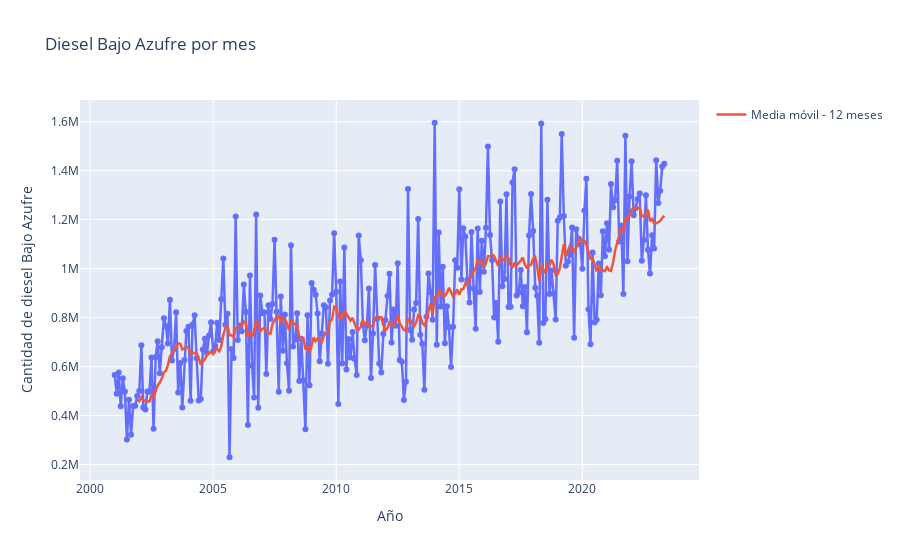

This figure's notebook cell:
### Code cell
data_dba.freq = 'M'

data_dba = data_dba.copy() 
data_dba['media_movil'] = data_dba['diesel'].rolling(window=12).mean()
rolling_mean = data_dba['diesel'].rolling(window=12).mean()

fig = px.line(data_dba, x='fecha', y='diesel', labels={'diesel': 'Cantidad de diesel Bajo Azufre'}, title='Diesel Bajo Azufre por mes', markers=True)
fig.add_scatter(x=data_dba['fecha'], y=rolling_mean, mode='lines', name='Media móvil - 12 meses')

meses = ['Enero', 'Febrero', 'Marzo', 'Abril', 'Mayo', 'Junio', 'Julio', 'Agosto', 'Septiembre', 'Octubre', 'Noviembre', 'Diciembre']

fig.update_xaxes(tickformat="%Y", title_text='Año')
fig.update_traces(line=dict(width=2.5))
fig.show()

### Figure 1 — Plotly figure (JSON) as saved in the notebook; plotly's stock layout.template omitted (floating-point values rounded to 4 significant figures; data arrays with more than 128 entries replaced by an {"elided": "..."} marker saying what was removed)
{"data": [{"hovertemplate": "fecha=%{x}<br>Cantidad de diesel Bajo Azufre=%{y}<extra></extra>", "legendgroup": "", "line": {"color": "#636efa", "dash": "solid", "width": 2.5}, "marker": {"symbol": "circle"}, "mode": "markers+lines", "name": "", "orientation": "v", "showlegend": false, "type": "scatter", "x": {"elided": "269 str values"}, "xaxis": "x", "y": {"elided": "269 float values"}, "yaxis": "y"}, {"line": {"width": 2.5}, "mode": "lines", "name": "Media móvil - 12 meses", "type": "scatter", "x": {"elided": "269 str values"}, "y": {"elided": "269 float values"}}], "layout": {"legend": {"tracegroupgap": 0}, "title": {"text": "Diesel Bajo Azufre por mes"}, "xaxis": {"anchor": "y", "domain": [0, 1], "tickformat": "%Y", "title": {"text": "Año"}}, "yaxis": {"anchor": "x", "domain": [0, 1], "title": {"text": "Cantidad de diesel Bajo Azufre"}}}}
